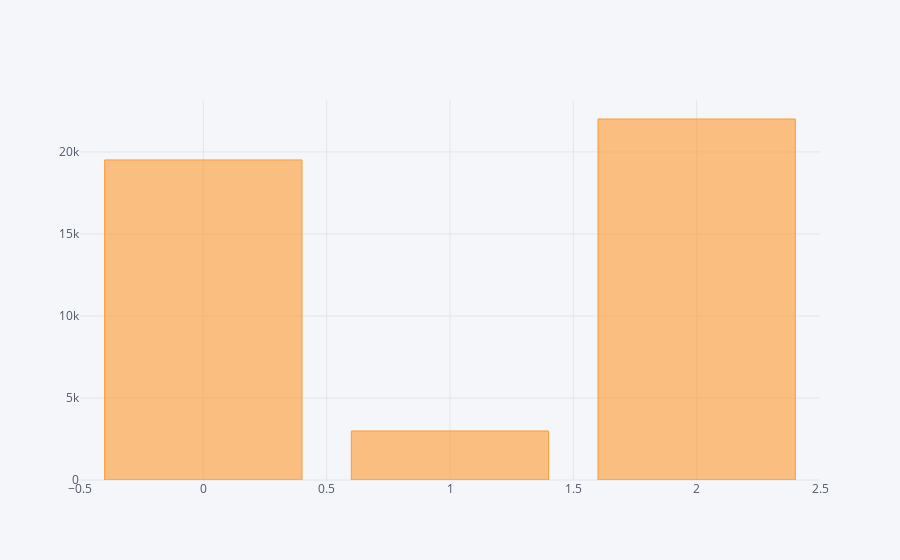

The notebook cell saved with this chart:
### Markdown cell above
Although most of the documents have a maximum amount of 10 words, we will use 28 words as maximum, to avoid penalization on train data

### Code cell
pd.DataFrame([token_df[x].count().sum() for x in token_df.columns.levels[0]]).iplot(kind='bar')

### Figure 1 — Plotly figure (JSON) as saved in the notebook; plotly's stock layout.template omitted (floating-point values rounded to 4 significant figures)
{"data": [{"marker": {"color": "rgba(255, 153, 51, 0.6)", "line": {"color": "rgba(255, 153, 51, 1.0)", "width": 1}}, "name": "0", "orientation": "v", "text": "", "type": "bar", "uid": "c96aa024-f03f-4ade-869e-dfa2f03dd821", "x": [0, 1, 2], "y": [19513, 2990, 22009]}], "layout": {"legend": {"bgcolor": "#F5F6F9", "font": {"color": "#4D5663"}}, "paper_bgcolor": "#F5F6F9", "plot_bgcolor": "#F5F6F9", "title": {"font": {"color": "#4D5663"}}, "xaxis": {"gridcolor": "#E1E5ED", "showgrid": true, "tickfont": {"color": "#4D5663"}, "title": {"font": {"color": "#4D5663"}, "text": ""}, "zerolinecolor": "#E1E5ED"}, "yaxis": {"gridcolor": "#E1E5ED", "showgrid": true, "tickfont": {"color": "#4D5663"}, "title": {"font": {"color": "#4D5663"}, "text": ""}, "zerolinecolor": "#E1E5ED"}}}
